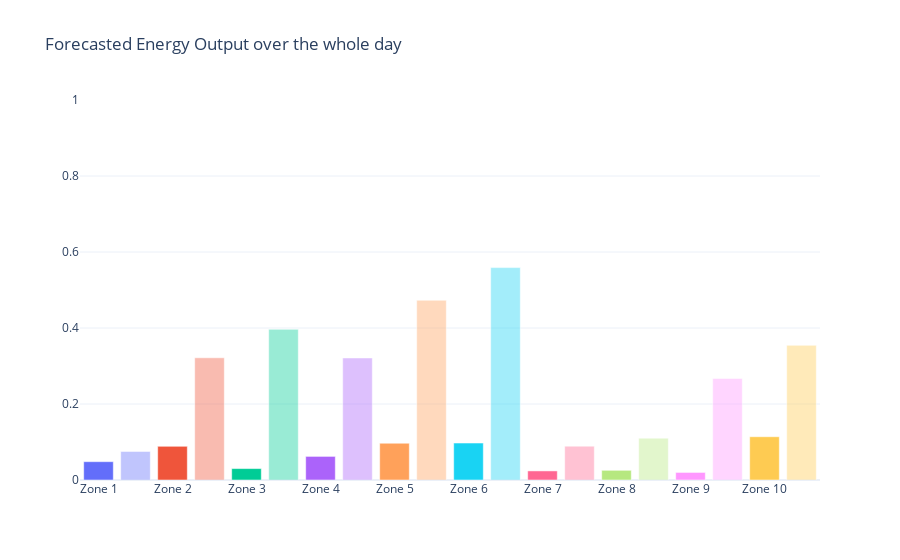

Notebook code for this chart:
### Code cell
selected_zone = ['Zone '+str(ii) for ii in range(1,11)]
df_forecast = dff

dff = get_data(day, data_forecast)
df_yesterday = get_data(day, data_retro, features=['ZONEID', 'TIMESTAMP', 'TARGETVAR'], delta_days=-1)
df_yesterday['ZONEID'] = df_yesterday['ZONEID'].apply(lambda x: 'Zone '+str(x))

selected_zone = sorted(selected_zone, key=lambda x : x[-2:])
fig = get_figure_cumulated_energy(df_forecast, df_yesterday, selected_zone);
fig.show()

### Figure 1 — Plotly figure (JSON) as saved in the notebook; plotly's stock layout.template omitted (floating-point values rounded to 4 significant figures)
{"data": [{"marker": {"color": ["#636EFA", "rgba(99, 110, 250, 0.4)"]}, "type": "bar", "x": ["Zone 1", "Zone 1 yesterday"], "y": [0.04821, 0.0751]}, {"marker": {"color": ["#EF553B", "rgba(239, 85, 59, 0.4)"]}, "type": "bar", "x": ["Zone 2", "Zone 2 yesterday"], "y": [0.08853, 0.3216]}, {"marker": {"color": ["#00CC96", "rgba(0, 204, 150, 0.4)"]}, "type": "bar", "x": ["Zone 3", "Zone 3 yesterday"], "y": [0.03002, 0.3966]}, {"marker": {"color": ["#AB63FA", "rgba(171, 99, 250, 0.4)"]}, "type": "bar", "x": ["Zone 4", "Zone 4 yesterday"], "y": [0.06212, 0.3212]}, {"marker": {"color": ["#FFA15A", "rgba(255, 161, 90, 0.4)"]}, "type": "bar", "x": ["Zone 5", "Zone 5 yesterday"], "y": [0.09673, 0.4731]}, {"marker": {"color": ["#19D3F3", "rgba(25, 211, 243, 0.4)"]}, "type": "bar", "x": ["Zone 6", "Zone 6 yesterday"], "y": [0.09722, 0.559]}, {"marker": {"color": ["#FF6692", "rgba(255, 102, 146, 0.4)"]}, "type": "bar", "x": ["Zone 7", "Zone 7 yesterday"], "y": [0.02391, 0.08914]}, {"marker": {"color": ["#B6E880", "rgba(182, 232, 128, 0.4)"]}, "type": "bar", "x": ["Zone 8", "Zone 8 yesterday"], "y": [0.02553, 0.1101]}, {"marker": {"color": ["#FF97FF", "rgba(255, 151, 255, 0.4)"]}, "type": "bar", "x": ["Zone 9", "Zone 9 yesterday"], "y": [0.0199, 0.2673]}, {"marker": {"color": ["#FECB52", "rgba(254, 203, 82, 0.4)"]}, "type": "bar", "x": ["Zone 10", "Zone 10 yesterday"], "y": [0.1139, 0.3545]}], "layout": {"showlegend": false, "title": {"text": "Forecasted Energy Output over the whole day"}, "xaxis": {"tickmode": "array", "ticktext": ["Zone 1", "", "Zone 2", "", "Zone 3", "", "Zone 4", "", "Zone 5", "", "Zone 6", "", "Zone 7", "", "Zone 8", "", "Zone 9", "", "Zone 10", ""], "tickvals": [0, 1, 2, 3, 4, 5, 6, 7, 8, 9, 10, 11, 12, 13, 14, 15, 16, 17, 18, 19]}, "yaxis": {"range": [0, 1]}}}
